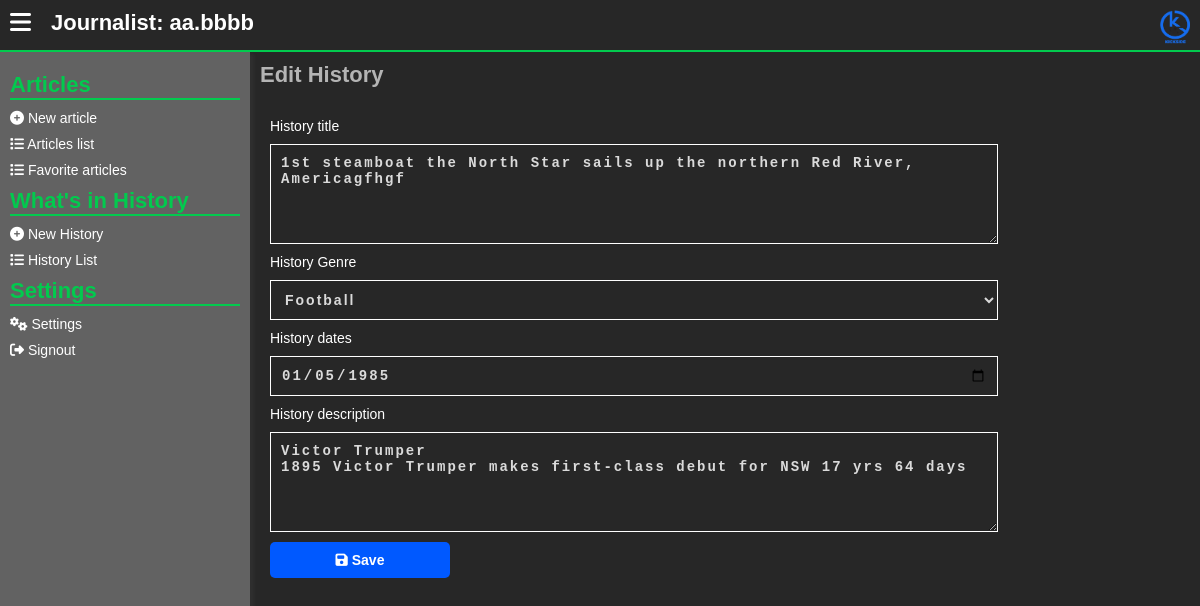
Screenshot of /journalists/edit-history.php?h=6 (signed in) with the database file from the repository.
### tables this page shows
CREATE TABLE `journalists` (
  `id` int(11) NOT NULL,
  `first_name` varchar(255) NOT NULL,
  `last_name` varchar(255) NOT NULL,
  `user_name` varchar(255) NOT NULL,
  `email` varchar(255) NOT NULL,
  `phone_number` varchar(255) NOT NULL,
  `password` text NOT NULL,
  `display_name` varchar(255) NOT NULL,
  `status` varchar(255) NOT NULL DEFAULT 'Working'
);

CREATE TABLE `history_today` (
  `ht_id` int(11) NOT NULL,
  `history_genre` int(11) NOT NULL,
  `history_title` varchar(255) NOT NULL,
  `history_description` text NOT NULL,
  `history_image` varchar(255) NOT NULL,
  `history_date` varchar(255) NOT NULL
);

CREATE TABLE `genres` (
  `id` int(11) NOT NULL,
  `genre_name` varchar(255) NOT NULL,
  `genre_description` text NOT NULL,
  `genre_icon` varchar(255) NOT NULL
);

### assets/php/journalists/session_mgt.php (called while the page is built, shortened)
<?php
    if (!isset($_SESSION['acting_journalist_id'])) {
        header("location: ../admins/signin.php");
    }
    else {
        $acting_jou_id = $_SESSION['acting_journalist_id'];
        $check_jou_exists = mysqli_query($server,"SELECT * from journalists
            WHERE id = '$acting_jou_id'
        ");
        if (mysqli_num_rows($check_jou_exists) !==1) {
            header("location: ../admins/signin.php");
        }
        else {
            $get_the_journalist_info =  mysqli_fetch_array(mysqli_query($server,"SELECT * from journalists
                WHERE id = '$acting_jou_id'
            "));
            $acting_jou_username = $get_the_journalist_info['user_name'];
        }
    }
?>

### journalists/edit-history.php (the view, shortened to what this page needs)
<?php
include("../assets/php/global/server.php");
include("../assets/php/journalists/session_mgt.php");
?>
<!DOCTYPE html>
<html lang="en">
<head>
    <link rel="stylesheet" href="../assets/css/back-main.css">
    <link rel="stylesheet" href="https://cdnjs.cloudflare.com/ajax/libs/font-awesome/6.5.1/css/all.min.css"
 />
</head>
<body>
    <main>
        <section class="main-section">
            <?php
            include('../assets/php/journalists/header.php')
                ?>
            <div class="hero">
                <?php include("../assets/php/journalists/left-nav.php") ?>
                <div class="dashboard">
                    <div class="dashboard-cont">
                        <h1>
                            Edit History
                        </h1>
                        <?php
                        if (!isset($_GET['h'])) {
                            ?>
                            <div class="errorMsg">
                                No history sent to the server.
                            </div>
                            <?php
                        } else {
                            $historyId = $_GET['h'];
                            $checkHistory_exists = mysqli_query($server, "SELECT * from history_today,genres
                                    WHERE ht_id = '$historyId'
                                    AND genres.id = history_today.history_genre
                                ");
                            if (mysqli_num_rows($checkHistory_exists) < 1) {
                                ?>
                                <div class="errorMsg">
                                    History article is not found
                                </div>
                                <?php
                            } else {
                                $dataHistory_exists = mysqli_fetch_array($checkHistory_exists);
                                ?>
                                <div class="form-row">
                                    <form action="" method="POST" enctype="multipart/form-data">
                                        <p>
                                            <label for="History title">
                                                History title
                                            </label>
                                            <textarea name="hti" placeholder="Type..."
                                                required><?php echo $dataHistory_exists['history_title']; ?></textarea>
                                        </p>
                                        <p>
                                            <label for="History title">
                                                History Genre
                                            </label>
                                            <select name="h_ge" id="">
                                                <?php
                                                $currentGenre = $dataHistory_exists['history_genre'];
                                                $getCurrentGenre = mysqli_query($server, "SELECT * from genres
                                                        WHERE id = '$currentGenre'
                                                    ");
                                                $dataCurrentGenre = mysqli_fetch_array($getCurrentGenre);
                                                ?>
                                                <option value="<?php echo $currentGenre; ?>">
                                                    <?php echo $dataCurrentGenre['genre_name'] ?>
                                                </option>
                                            </select>
                                        </p>
                                        <p>
                                            <label for="History dates">
                                                History dates
                                            </label>
                                            <input type="date" name="hda"
                                                value="<?php echo $dataHistory_exists['history_date']; ?>">
                                        </p>
                                        <p>
                                            <label for="History description">
                                                History description
                                            </label>
                                            <textarea name="hde" placeholder="Type..."
                                                required><?php echo $dataHistory_exists['history_description']; ?></textarea>
                                        </p>
                                        <p>
                                            <button type="submit" name="edit_history">
                                                <i class="fa fa-save"></i>
                                                Save
                                            </button>
                                        </p>
                                    </form>
                                </div>
                                <?php
                            }
                        }
                        ?>
                    </div>
                </div>
            </div>
        </section>
    </main>
</body>
</html>

### assets/php/journalists/header.php
<header>
   <div class="menu">
      <button id="menu_toggleBTN">
         <i class="fa fa-bars"></i>
      </button>
   </div>
   <div class="username" onclick="location.reload()">
      Journalist:
      <?php echo $acting_jou_username; ?>
   </div>
   <div class="logo">
      <a href="./home.php">
         <img src="../assets/images/KickSide - Logo.png" alt="Kick Side Logo">
      </a>
   </div>
</header>

### assets/css/back-main.css (style rules this page uses)
* { font-size: 14px; margin: 0; padding: 0; text-decoration: none; }
body { font-family: "Gill Sans", "Gill Sans MT", Calibri, "Trebuchet MS", sans-serif; margin: 0; padding: 0; background: #d3d3d357; overflow: hidden; }
button { cursor: pointer; background: transparent; border: 0; }
main { width: 100%; height: 100%; }
section.main-section { height: 100vh; width: 100vw; top: 0; left: 0; position: absolute; background: rgb(39, 39, 39); overflow: hidden; }
section.main-section header { width: 100vw; display: flex; flex-direction: row; margin: 0; padding: 0; height: 50px; border-bottom: 2px solid #02ca4e; }
section.main-section header .menu { padding: 10px; }
section.main-section header .menu button { border: 0; background: transparent; }
section.main-section header .menu button i { font-size: 24px; color: #fff; }
section.main-section header .username { flex: 4; padding: 10px; color: #fff; font-size: 22px; font-weight: bold; user-select: none; cursor: pointer; }
section.main-section header .logo { text-align: right; flex: 2; padding: 10px; }
section.main-section header .logo img { width: 30px; }
section.main-section .hero { width: 100%; display: flex; flex-direction: row; flex-wrap: nowrap; }
section.main-section .dashboard { height: calc(100vh - 50px); overflow: auto; flex: 1; }
section.main-section .dashboard .dashboard-cont { padding: 10px; }
section.main-section .dashboard .dashboard-cont h1 { color: #b4b4b4; font-size: 22px; }
section.main-section .dashboard .form-row { margin-top: 10px; padding: 10px; border-radius: 10px; }
section.main-section .dashboard .form-row form p { margin-top: 10px; color: #fff; font-weight: 200; display: flex; flex-direction: column; font-size: 18px; }
section.main-section .dashboard .form-row form p input, section.main-section .dashboard .form-row form p textarea, section.main-section .dashboard .form-row form p select { padding: 10px; background: transparent; margin-top: 10px; border: 1px solid #fff; color: #dadada; font-weight: bold; letter-spacing: 2px; outline: 0; width: 80%; }
section.main-section .dashboard .form-row form p textarea { height: 100px; }
section.main-section .dashboard .form-row form p button { padding: 10px; background: #0059ff; border: 0; border-radius: 5px; font-weight: bold; color: #fff; width: 180px; }

### rows the page displays
journalists: user_name "aa.bbbb"
history_today: hti "1st steamboat the North Star sails up the northern Red River, Americagfhgf", hda "01/05/1985", hde "Victor Trumper 1895 Victor Trumper makes first-class debut for NSW 17 yrs 64 days"
genres: h_ge "Football"
